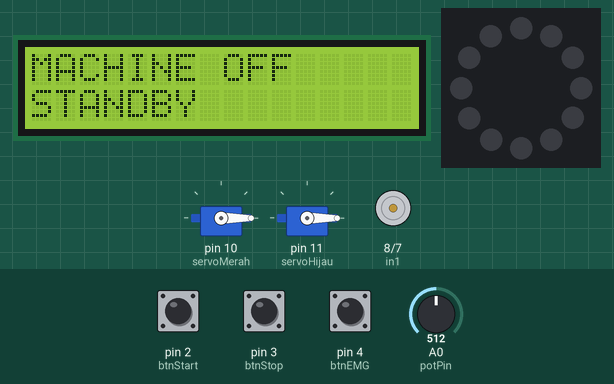
This sketch was run on a simulated Arduino Uno, built with avr-gcc and run on an emulated ATmega328P. On the bench: 16×2 character LCD, 12 RGB LEDs in a ring, first at the top, clockwise, 2 × servo, motor-driver pin pairs drawn as motors (green arrow = first pin HIGH = forward, orange = second pin HIGH = backward, longer = more drive, scaled by the enable pin). The test bench sets the inputs (shaded band); at power-on: pin 2 (btnStart) HIGH, A0 (potPin) = 512, pin 3 (btnStop) HIGH, pin 4 (btnEMG) HIGH.

Above: at 3.3 s.
3.4 s: pin 2 (btnStart) pulled LOW for 0.15 s
At 3.52 s:
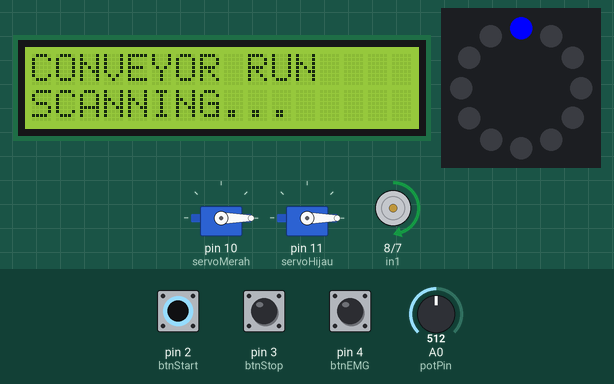
4.1 s: A0 (potPin) set to 583
7.1 s: A0 (potPin) set to 610
At 7.7 s:
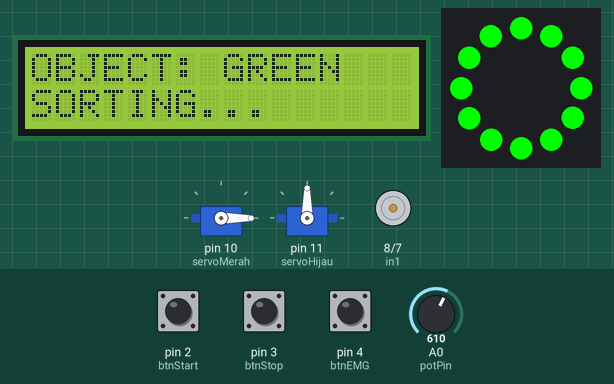
10.1 s: pin 3 (btnStop) pulled LOW for 3.2 s
At 11.55 s:
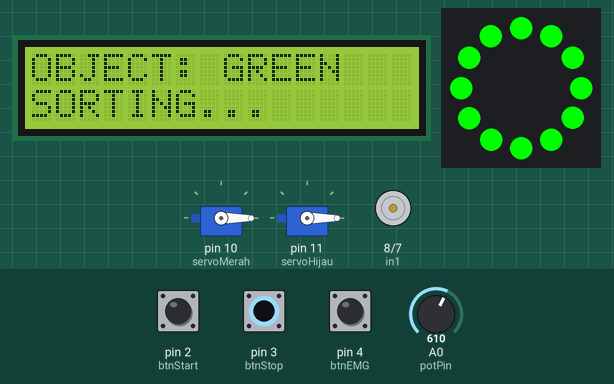
16.3 s: pin 4 (btnEMG) pulled LOW for 0.15 s
At 16.55 s:
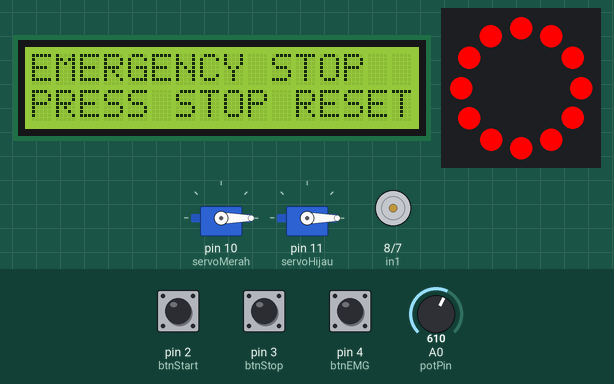
17.0 s: pin 3 (btnStop) pulled LOW for 0.15 s
At 18.4 s:
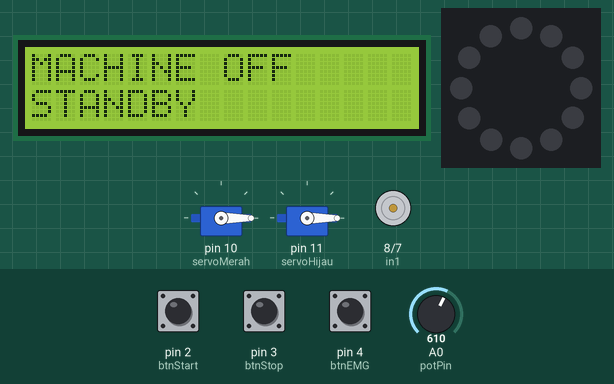
Timing chart, 0 to 20.0 s (numbered marks = the images above; inputs shaded):
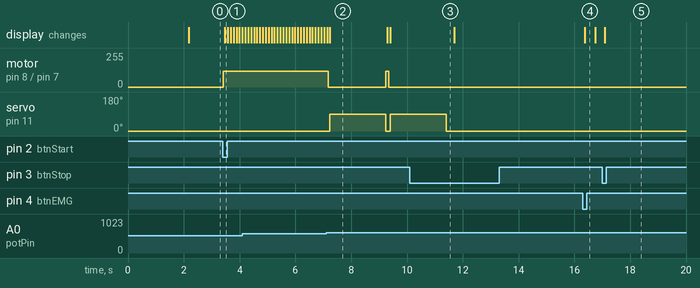

The sketch:

Code.ino
```cpp
#include <Wire.h>
#include <LiquidCrystal_I2C.h>
#include <Adafruit_NeoPixel.h>
#include <Servo.h>

LiquidCrystal_I2C lcd(0x27, 16, 2);
Adafruit_NeoPixel ring(12, 6, NEO_GRB + NEO_KHZ800);
Servo servoMerah, servoHijau;

const int btnStart = 2, btnStop = 3, btnEMG = 4;
const int potPin = A0, enA = 9, in1 = 8, in2 = 7;

bool mesinAktif = false;
bool modeEMG = false;

void setup() {
  lcd.init();
  lcd.backlight();
  ring.begin();
  ring.show();
  servoMerah.attach(10);
  servoHijau.attach(11);

  pinMode(btnStart, INPUT_PULLUP);
  pinMode(btnStop, INPUT_PULLUP);
  pinMode(btnEMG, INPUT_PULLUP);
  pinMode(enA, OUTPUT);
  pinMode(in1, OUTPUT);
  pinMode(in2, OUTPUT);

  servoMerah.write(0);
  servoHijau.write(0);
  updateLCD("SYSTEM READY", "PRESS START");
  delay(2000);
}

void loop() {
  // 1. Cek Tombol Emergency
  if (digitalRead(btnEMG) == LOW) {
    modeEMG = true;
    mesinAktif = false;
  }

  // 2. Cek Reset Emergency
  if (digitalRead(btnStop) == LOW) {
    modeEMG = false;
    mesinAktif = false;
    matikanNeo();
  }

  // 3. Logika Mode Emergency
  if (modeEMG) {
    kontrolMotor(0);
    updateLCD("EMERGENCY STOP", "PRESS STOP RESET");
    kedipMerahEMG();
    return;
  }

  // 4. Logika Normal
  if (digitalRead(btnStart) == LOW) mesinAktif = true;

  if (mesinAktif) {
    kontrolMotor(120);
    updateLCD("CONVEYOR RUN", "SCANNING...");
    animasiNeo(0, 0, 255);

    int nilaiWarna = analogRead(potPin);
    if (nilaiWarna > 100 && nilaiWarna < 400) sortirBarang(1);
    else if (nilaiWarna > 600 && nilaiWarna < 900) sortirBarang(2);
  } else {
    kontrolMotor(0);
    updateLCD("MACHINE OFF", "STANDBY");
    matikanNeo();
  }
}

void kontrolMotor(int speed) {
  digitalWrite(in1, HIGH);
  digitalWrite(in2, LOW);
  analogWrite(enA, speed);
}

void kedipMerahEMG() {
  static unsigned long lastMillis = 0;
  static bool ledState = false;
  if (millis() - lastMillis > 100) {
    ledState = !ledState;
    if (ledState) warnaNeo(255, 0, 0);
    else matikanNeo();
    lastMillis = millis();
  }
}

void sortirBarang(int tipe) {
  kontrolMotor(0);
  if (tipe == 1) {
    updateLCD("OBJECT: RED", "SORTING...");
    warnaNeo(255, 0, 0);
    servoMerah.write(90);
    delay(2000);
    servoMerah.write(0);
  } else {
    updateLCD("OBJECT: GREEN", "SORTING...");
    warnaNeo(0, 255, 0);
    servoHijau.write(90);
    delay(2000);
    servoHijau.write(0);
  }
}

void updateLCD(String b1, String b2) {
  lcd.setCursor(0,0); lcd.print("                ");
  lcd.setCursor(0,0); lcd.print(b1);
  lcd.setCursor(0,1); lcd.print("                ");
  lcd.setCursor(0,1); lcd.print(b2);
}

void warnaNeo(int r, int g, int b) {
  for(int i=0; i<12; i++) ring.setPixelColor(i, r, g, b);
  ring.show();
}

void animasiNeo(int r, int g, int b) {
  static int i = 0;
  ring.clear();
  ring.setPixelColor(i, r, g, b);
  ring.show();
  i = (i + 1) % 12;
  delay(50);
}

void matikanNeo() {
  ring.clear();
  ring.show();
}
```

Measured:
- the behaviour switches between 600 and 601 on A0 (potPin) (found by bisection; images 1 and 2)
- after the input at 3.4 s, motor on pin 8 (in1) / pin 7 (in2): stopped → forward 120/255 at once; the display: changes after 0.07 s (image 1)
- after the input at 7.1 s, motor on pin 8 (in1) / pin 7 (in2): forward 120/255 → stopped after 0.08 s, → forward 120/255 2.1 s later, → stopped 0.10 s later; servo on pin 11 (servoHijau): 0° → 90° after 0.14 s, → 0° 2.0 s later, → 90° 0.16 s later; the display: first differs from a run without the input after 0.14 s (image 2)
- after the input at 10.1 s, motor on pin 8 (in1) / pin 7 (in2): stops changing and stays stopped; servo on pin 11 (servoHijau): goes on until 11.4 s, then stays 0°
- after the input at 16.3 s, the display: changes after 0.08 s (image 4)
- after the input at 17.0 s, the display: changes after 0.09 s (image 5)
- what the display in image 2 shows lasts 2.1 s, from 7.2 s to 9.3 s
